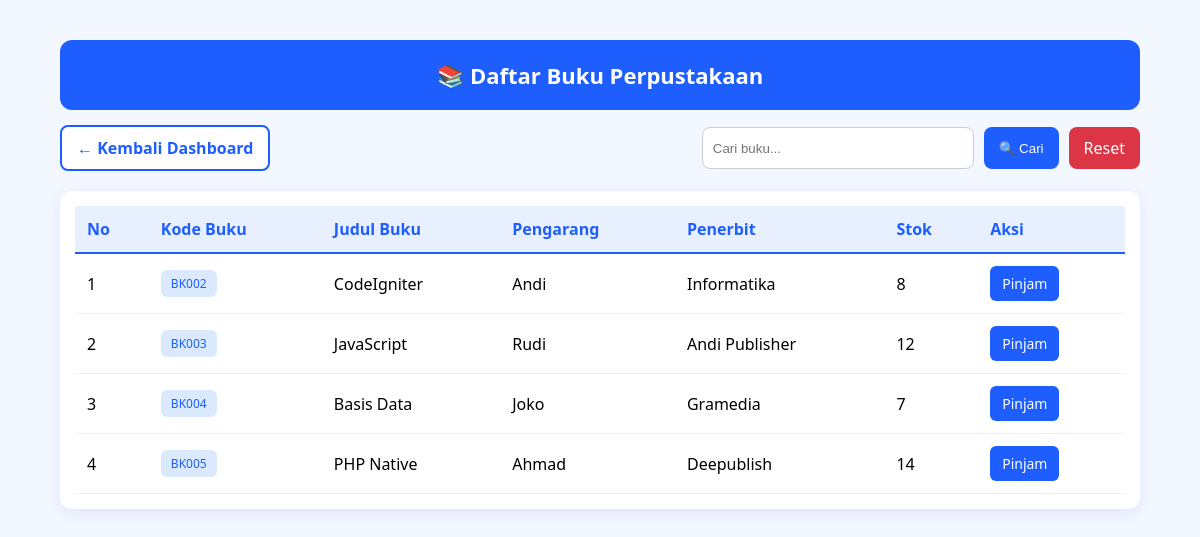
The app's page /mahasiswa/buku.php (signed in) with its own data.
### tables this page shows
CREATE TABLE `buku` (
  `id_buku` int(11) NOT NULL,
  `kode_buku` varchar(20) NOT NULL,
  `judul_buku` varchar(150) NOT NULL,
  `pengarang` varchar(100) DEFAULT NULL,
  `penerbit` varchar(100) DEFAULT NULL,
  `tahun_terbit` year(4) DEFAULT NULL,
  `stok` int(11) DEFAULT 0
);

### mahasiswa/buku.php (the view, shortened to what this page needs)
<?php
include "../config/koneksi.php";
$cari = "";
if(isset($_GET['cari'])){
    $cari = mysqli_real_escape_string(
        $conn,
        $_GET['cari']
    );
    $data = mysqli_query($conn,"
    SELECT * FROM buku
    WHERE
    kode_buku LIKE '%$cari%'
    OR judul_buku LIKE '%$cari%'
    OR pengarang LIKE '%$cari%'
    OR penerbit LIKE '%$cari%'
    ");
}else{
    $data = mysqli_query(
        $conn,
        "SELECT * FROM buku"
    );
}
?>
<!DOCTYPE html>
<html>
<head>
</head>
<body>
<div class="container">
    <div class="header">
        📚 Daftar Buku Perpustakaan
    </div>
    <div class="topbar">
        <a class="btn-back" href="dashboard.php">
            ← Kembali Dashboard
        </a>
        <form method="GET" class="search-box">
            <input
                type="text"
                name="cari"
                placeholder="Cari buku..."
                value="<?= $cari ?>"
            >
            <button
                type="submit"
                class="btn-search">
                🔍 Cari
            </button>
            <a
                href="buku.php"
                class="btn-reset">
                Reset
            </a>
        </form>
    </div>
    <div class="card">
        <table>
            <tr>
                <th>No</th>
                <th>Kode Buku</th>
                <th>Judul Buku</th>
                <th>Pengarang</th>
                <th>Penerbit</th>
                <th>Stok</th>
                <th>Aksi</th>
            </tr>
            <?php
            $no=1;
            while($d=mysqli_fetch_array($data)){
            ?>
            <tr>
                <td><?= $no++ ?></td>
                <td>
                    <span class="badge">
                        <?= $d['kode_buku'] ?>
                    </span>
                </td>
                <td><?= $d['judul_buku'] ?></td>
                <td><?= $d['pengarang'] ?></td>
                <td><?= $d['penerbit'] ?></td>
                <td><?= $d['stok'] ?></td>
                <td>
                <?php if($d['stok'] > 0){ ?>
                    <a
                    class="btn-pinjam"
                    href="peminjaman/tambah.php?id=<?= $d['id_buku']; ?>">
                        Pinjam
                    </a>
                <?php } else { ?>
                    <span class="stok-habis">
                        Stok Habis
                    </span>
                <?php } ?>
                </td>
            </tr>
            <?php } ?>
        </table>
    </div>
</div>
</body>
</html>

### mahasiswa/buku.php (style rules this page uses)
body { font-family:'Segoe UI',sans-serif; background:#f3f7ff; margin:0; padding:0; }
.container { width:90%; margin:40px auto; }
.header { background:#1e5eff; color:white; padding:20px; border-radius:12px; text-align:center; font-size:22px; font-weight:bold; }
.topbar { margin-top:15px; display:flex; justify-content:space-between; align-items:center; flex-wrap:wrap; gap:10px; }
.btn-back { background:white; color:#1e5eff; padding:10px 15px; border-radius:8px; text-decoration:none; border:2px solid #1e5eff; font-weight:bold; }
.search-box { display:flex; gap:10px; }
.search-box input { padding:10px; width:250px; border:1px solid #ccc; border-radius:8px; }
.btn-search { background:#1e5eff; color:white; border:none; padding:10px 15px; border-radius:8px; cursor:pointer; }
.btn-reset { background:#dc3545; color:white; text-decoration:none; padding:10px 15px; border-radius:8px; }
.card { margin-top:20px; background:white; padding:15px; border-radius:12px; box-shadow:0 4px 15px rgba(0,0,255,0.08); }
table { width:100%; border-collapse:collapse; }
th { background:#e8f0ff; color:#1e5eff; padding:12px; text-align:left; border-bottom:2px solid #1e5eff; }
td { padding:12px; border-bottom:1px solid #eee; }
.btn-pinjam { display:inline-block; padding:8px 12px; background:#1e5eff; color:white; text-decoration:none; border-radius:6px; font-size:14px; }
.badge { padding:5px 10px; border-radius:6px; font-size:12px; background:#dbe9ff; color:#1e5eff; display:inline-block; }

### records on screen
buku: kode_buku "BK002", judul_buku "CodeIgniter", pengarang "Andi", penerbit "Informatika", stok "8"
buku: kode_buku "BK003", judul_buku "JavaScript", pengarang "Rudi", penerbit "Andi Publisher", stok "12"
buku: kode_buku "BK004", judul_buku "Basis Data", pengarang "Joko", penerbit "Gramedia", stok "7"
buku: kode_buku "BK005", judul_buku "PHP Native", pengarang "Ahmad", penerbit "Deepublish", stok "14"
